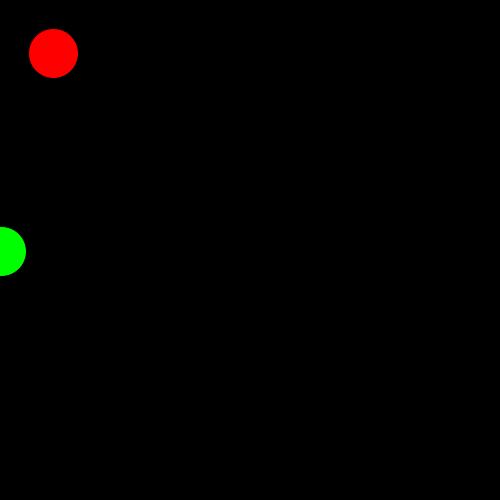
Frame 1 (no input)
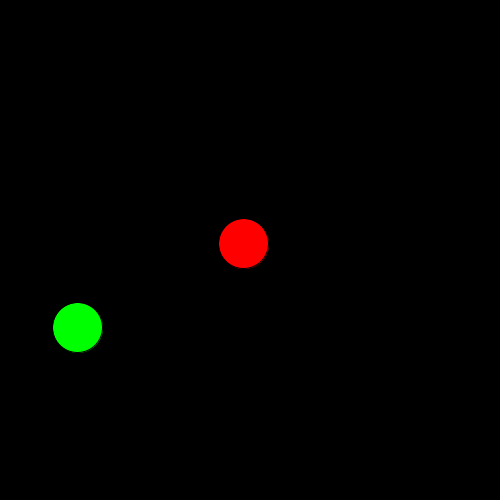
Frame 60 (the mouse pressed at the canvas centre just before this capture)
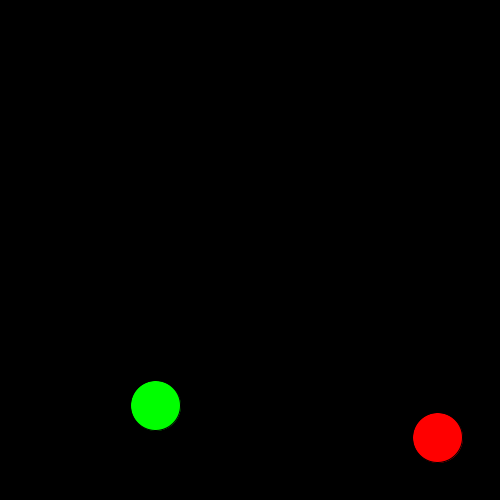
Frame 120 (the mouse held since frame 60 and released just before this capture)

The Processing sketch that drew these frames (run headless with seeded random() and noise(); from frame 60 on, the mouse is pressed at the canvas centre):

// Processing sketch: classesball_pde
// ── classesball_pde.pde
BUBBLE b,b1;
void setup()
{
  size(500,500);
  b=new BUBBLE(50,50,50,color(255,0,0));
  b1=new BUBBLE(0,250,50,color(0,255,0));
}
void draw()
{
  background(0);
   b.move();
 b.drawing();  
 b.check();
 
  b1.move();
 b1.drawing();  
 b1.check();
}

// ── class.pde
class BUBBLE
{
  float x,y,di,start=random(0,5);
  color col;
  BUBBLE(int x,int y,int di,color col)
  {
    this.x=x;
    this.y=y;
    this.di=di;
    this.col=col;
  }
  void drawing()
  {
    fill(col);
    circle(x,y,di);
  }
  void move()
  {
   x=x+start;
   y=y+start;
  }
  void check()
  {
   if((x>width||x<0)||(y>height||y<0))
   {
     start=start*-1;
   }
  }
}
